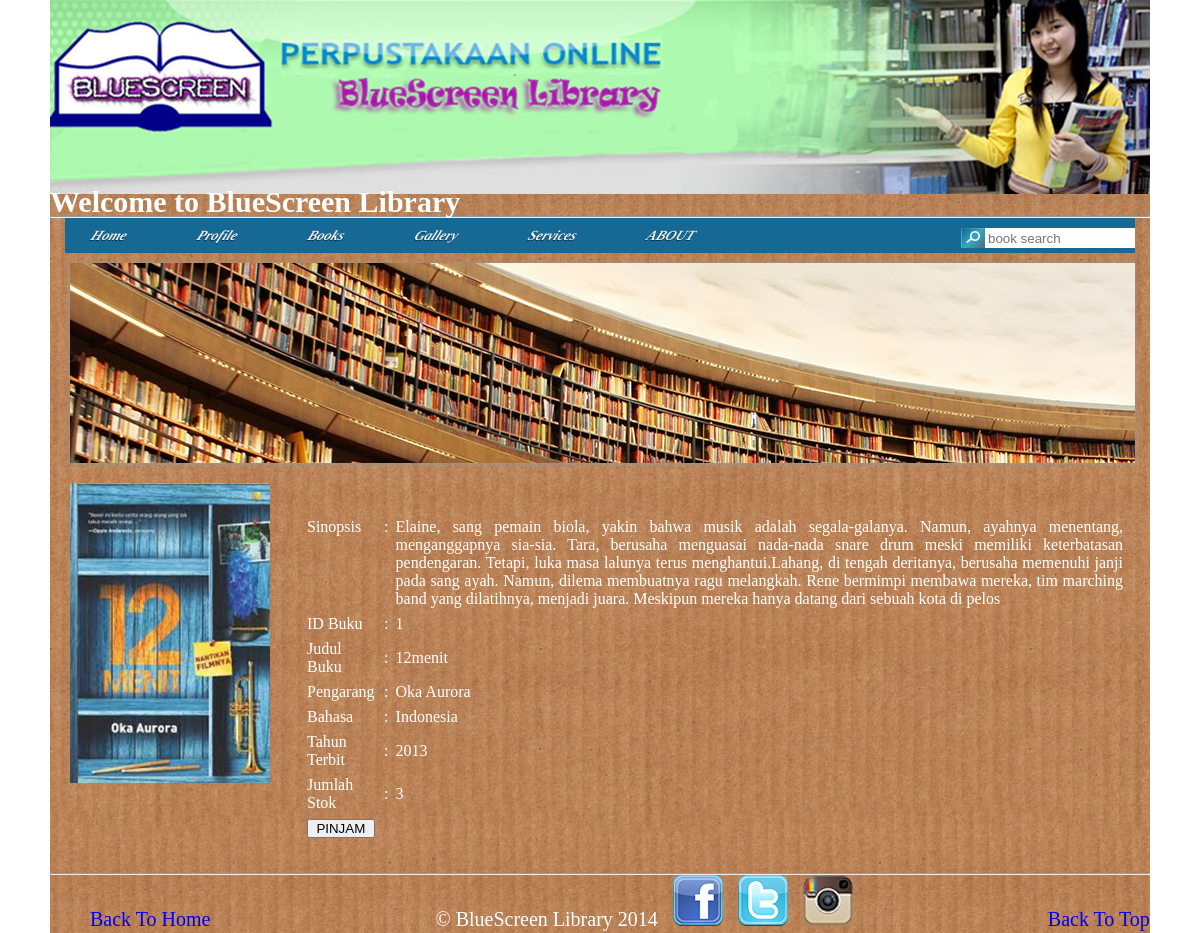
Screenshot of /buku.php?id_buku=1 with the database file from the repository.
### tables this page shows
CREATE TABLE IF NOT EXISTS `menu` (
  `id_menu` int(11) NOT NULL AUTO_INCREMENT,
  `konten` varchar(50) NOT NULL,
  `isi` text NOT NULL,
  PRIMARY KEY (`id_menu`)
);

CREATE TABLE IF NOT EXISTS `buku` (
  `id_buku` int(11) NOT NULL AUTO_INCREMENT,
  `judul` varchar(50) NOT NULL,
  `pengarang` varchar(50) NOT NULL,
  `bahasa` varchar(50) NOT NULL,
  `tahun` varchar(5) NOT NULL,
  `stok` int(11) NOT NULL,
  `status` varchar(50) NOT NULL,
  `sinopsis` varchar(1000) NOT NULL,
  `gambar` text NOT NULL,
  PRIMARY KEY (`id_buku`)
);

### buku.php (the view, shortened to what this page needs)
<?php
	include("header.php");
?>
	<?php
		$sql="SELECT * FROM buku where id_buku='".$_GET['id_buku']."'";
		$hasil=mysqli_query($koneksi,$sql);
		$book=mysqli_fetch_row($hasil);
		?>
		<div class="zoom">
		<img src=" <?php echo $book[8]; ?> " style="width: 200px; height: 300px;"/>
		</div>
		</div>
<div class="isi">
<p><b>
	<br />
		<table cellpadding="10" cellspacing="7">
			<tr>
				<td valign="top"> Sinopsis </td>
				<td valign="top"> : </td>
				<td valign="top"> <p><?php echo $book[7]; ?></p> </td>
			</tr>
			<tr>
				<td> ID Buku </td>
				<td> : </td>
				<td> <?php echo $book[0]; ?> </td>
			<tr>
				<td> Judul Buku </td>
				<td> : </td>
				<td> <?php echo $book[1]; ?> </td>
			</tr>
			<tr>
				<td> Pengarang </td>
				<td> : </td>
				<td> <?php echo $book[2]; ?> </td>
			</tr>
			<tr>
				<td> Bahasa </td>
				<td> : </td>
				<td> <?php echo $book[3]; ?> </td>
			</tr>
			<tr>
				<td> Tahun Terbit </td>
				<td> : </td>
				<td> <?php echo $book[4]; ?> </td>
			</tr>
			<tr>
				<td> Jumlah Stok </td>
				<td> : </td>
				<td> <?php echo $book[5]; ?> </td>
			</tr>
			<tr>
				<td colspan="2">
					<form method="POST" action="pinjam.php?id_buku=<?php echo $book[0];?>">
						<input type="submit" name="tambah" value="  PINJAM  " <?php if($book[5]==0){ ?> disabled="true" <?php } ?> >
					</form>
				</td>
			</tr>
		</table>
</b></p>
</div>
<?php
	include("footer.php");
?>

### header.php (shortened to what this page needs)
<?php
include("koneksi.php");
?>
<html>
<head>
	<link href="index.css" media="all" rel="stylesheet" type="text/css" />
</head>
<body>
	<div id="bungkus">
	<img src="gambar/banner.jpg"></img>
	<marquee><h2 style="margin-top: -6px;"><font color="white"> Welcome to BlueScreen Library </font></h2></marquee>
	<hr style="color: #4B7B9F;">
	<div id='cat-nav'>
		<ul class='fl' id='secnav'>
		<?php
			$sql="SELECT *FROM menu";
			$hasil=mysqli_query($koneksi,$sql);
			while($menu=mysqli_fetch_row($hasil)){ ?>
				<li><a href="konten.php?id_menu=<?php echo $menu[0]; ?>"> <?php echo $menu[1]; ?></a><li>
		<?php	}
		?>
		</ul>
	<form method="POST" action="search.php">
		<input type="text" name="cari" style="width:150px; border:0px solid; height:20px; padding:0px 3px; position:relative; float: right; margin-top: 10px;" placeholder="book search">
		<img src="gambar/searchbutton.gif" style="margin-top:10px; float: right;">
	</form>
	</div>
	<div class="konten">
	<div id="sliderFrame">
    <div id="slider">
    </div>
	</div>

### index.css (style rules this page uses)
#bungkus { position: relative; margin: 0 auto; width: 1100px; background:transparent url(gambar/bgbody.jpg) repeat top left; }
p { color:white; font-family: cambria; font-size: 16px; }
.isi { margin-top:-300px; margin-left:250px; margin-right:20px; font-size:20; text-align:justify; }
.isi table { color: white; text-align:justify; }
.konten { margin-top: 20px; margin-left: 20px; width: 750px; }
* { margin:0; padding:0; }
body { font-family: Cambria, serif; font-size: 20px; font-style: normal; font-weight: normal; letter-spacing: normal; line-height: 1.4em; background:white; }
#cat-nav { background:#156994; margin:0 15px; padding:0; height:35px; }
#cat-nav a { color:#eee; text-decoration:none; text-shadow: #033148 0px 1px 0px; border-right:1px solid #156994; }
#secnav, #secnav ul { position:relative; z-index:100; margin:0; padding:0; list-style:none; line-height:1; background:#0d5e88; transform: skewX(-25deg); transform-origin: left top; }
#secnav a { font-family:Georgia, "Times New Roman", Times, serif; font-style:italic; font-weight:700; font-size:14px; display:block; z-index:100; padding:0 35px; line-height:35px; text-decoration:none; }
#secnav li { float:left; width: auto; height:35px; }
#cat-nav #secnav { width:100%;margin:0 auto; }
#sliderFrame { position:relative; width:1065px; height:200px; margin: 0 auto; padding-bottom: 10; top:-10px; }
#slider, #slider div.sliderInner { width:1065px; height:200px; }
#slider { background:#fff url('./uas1/js/loading.gif') no-repeat 50% 50%; position:relative; margin:0 auto; transform: translate3d(0,0,0); box-shadow: 0px 1px 5px #999999; }

### rows the page displays
menu: konten "Home"
menu: konten "Profile"
menu: konten "Books"
menu: konten "Gallery"
menu: konten "Services"
menu: konten "ABOUT"
buku: gambar (picture), sinopsis "Elaine, sang pemain biola, yakin bahwa musik adalah segala-galanya. Namun, ayahnya menentang, menganggapnya sia-sia. Tara, berusaha menguasai nada-nada snare drum meski memiliki keterbatasan pendengaran. Tetapi, luka masa lalunya terus menghantui.Lahang, di tengah deritanya, berusaha memenuhi janji pada sang ayah. Namun, dilema membuatnya ragu melangkah. Rene bermimpi membawa mereka, tim marching band yang dilatihnya, menjadi juara. Meskipun mereka hanya datang dari sebuah kota di pelos", id_buku "1", judul "12menit", pengarang "Oka Aurora", bahasa "Indonesia", tahun "2013", stok "3", tambah "PINJAM"
